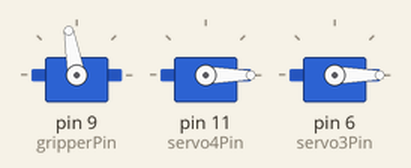
A sketch run on a simulated Arduino Uno, built with avr-gcc and run on an emulated ATmega328P. Parts: 3 × servo.

Above: at 0.1 s.
At 18.1 s:
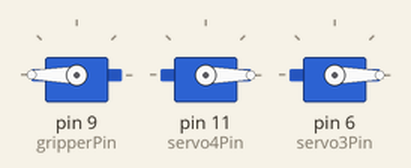
At 22.1 s:
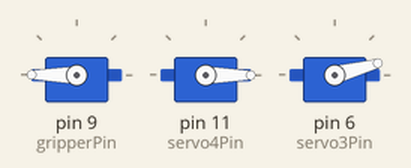
At 38.1 s:
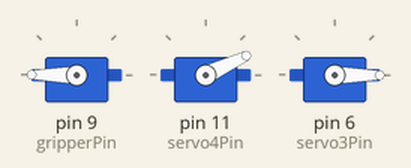
Timing chart, 0 to 39.6 s (numbered marks = the images above):
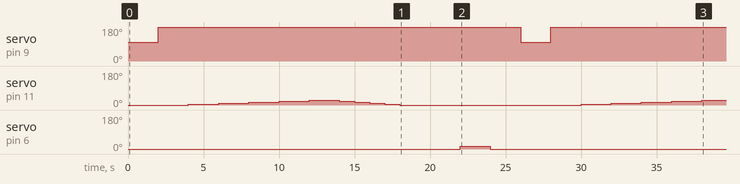

The sketch:

Project_Code_rev0.ino
```cpp
#include <Servo.h>
// Create the servo objects to call each servo
Servo gripper;  // opens and closes the gripper
Servo servo4;   // first servo that tilts the gripper
Servo servo3;   // second tilting of the gripper
const byte gripperPin = 9;  // pin 9 is the servo5 and just rotates the robot, the best one to practice on
const byte servo4Pin = 11;  // pwm pin
const byte servo3Pin = 6;

// Define the desired angles and tolerance for each servo
int gripperAngle = 180;
int servo3Angle = 45;
int servo4Angle = 15;
int tolerance = 2;

void setup() {
  // put your setup code here, to run once:
  Serial.begin(9600);

  gripper.attach(gripperPin);
  servo4.attach(servo4Pin);
  servo3.attach(servo3Pin);

  servo3.write(0);
  servo4.write(0);    // had to add this in to stop the servo from rotating on power up and when resetting the arduino

}

void loop() {
  // put your main code here, to run repeatedly:
  gripper.write(100);
  delay(2000);
  gripper.write(180);
  delay(2000);

//
  servo4.write(0);  // always want to start this out at 0 when testing
  servo4.write(5);  // 0 position holds the gripper pointing to the sky from the start position
  delay(2000);      // moving this joint quickly shakes the robot a lot
  servo4.write(10);
  delay(2000);
  servo4.write(15);
  delay(2000);
  servo4.write(20);
  delay(2000);
  servo4.write(25);
  delay(2000);
  servo4.write(20);
  delay(1000);
  servo4.write(15);
  delay(1000);
  servo4.write(10);
  delay(1000);
  servo4.write(5);
  delay(1000);
  servo4.write(0);  // return home, and point up
  delay(2000);

  servo3.write(0);
  delay(2000);
  servo3.write(15);
  delay(2000);
  servo3.write(0);
  delay(2000);


}
```

Measured:
- by itself, servo on pin 9 (gripperPin): 100° → 180° at 2.0 s, → 100° 24.0 s later, → 180° 2.0 s later
- by itself, servo on pin 11 (servo4Pin): 0° → 5° at 4.0 s, → 10° 2.0 s later, → 15° 2.0 s later, → 20° 2.0 s later, … (15 changes in this stretch)
- by itself, servo on pin 6 (servo3Pin): 0° → 15° at 22.0 s, → 0° 2.0 s later
